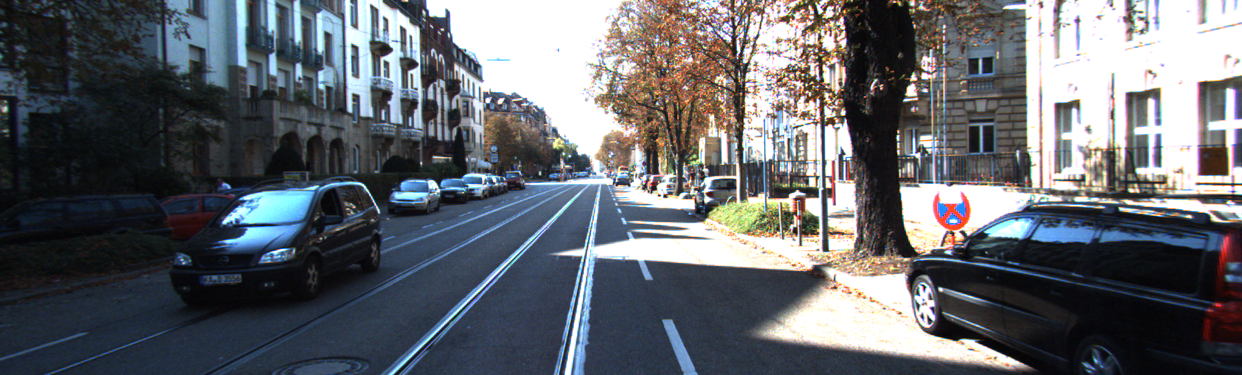
#> input picture 计算机视觉实践-实验5/left.png, 1242 x 375 px
$ jupyter execute StereoMatching.ipynb   (older library calls are emulated)
#> lines starting #> are read from the running program, lines starting #| are printed output that depends on the picture
[cell 1]
import cv2
import numpy as np
import matplotlib.pyplot as plt

[cell 2]
# 读取左右图像
img_left = cv2.imread('left.png', cv2.IMREAD_GRAYSCALE)
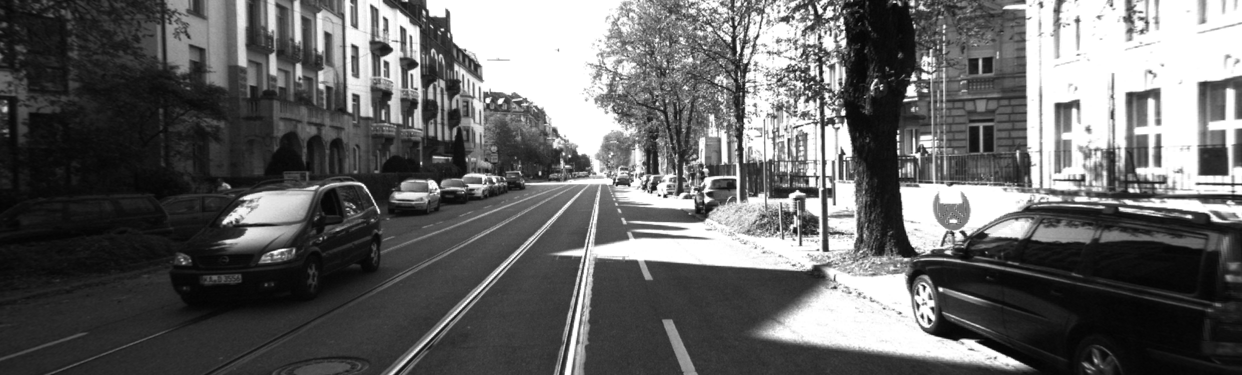
#> img_left: shape (375, 1242); min 3, max 255, mean 101.3
img_right = cv2.imread('right.png', cv2.IMREAD_GRAYSCALE)
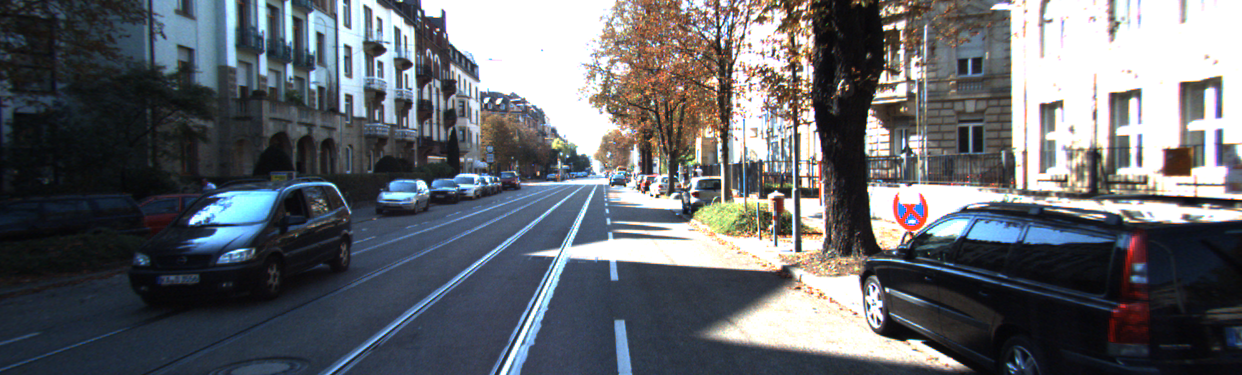
#> input picture 计算机视觉实践-实验5/right.png, 1242 x 375 px
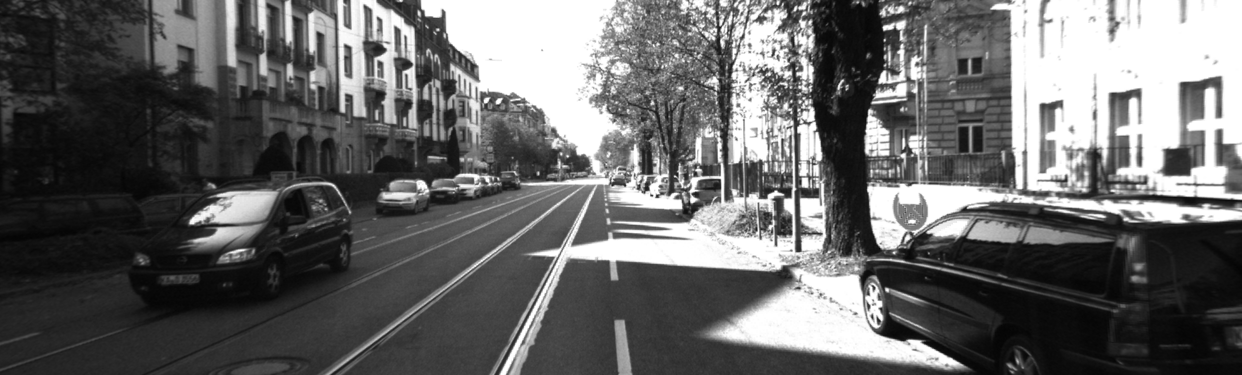
#> img_right: shape (375, 1242); min 4, max 255, mean 102.5

# 设置SGBM参数
min_disparity = 0
num_disparities = 16 * 7  # 必须是16的倍数
block_size = 3

# 创建立体匹配器对象
stereo = cv2.StereoSGBM_create(minDisparity=min_disparity,
                               numDisparities=num_disparities,
                               blockSize=block_size,
                               P1=8 * 3 * block_size ** 2,
                               P2=32 * 3 * block_size ** 2,
                               disp12MaxDiff=1,
                               uniquenessRatio=15,
                               speckleWindowSize=100,
                               speckleRange=32)

# 计算视差图
disparity = stereo.compute(img_left, img_right).astype(np.float32) / 16.0
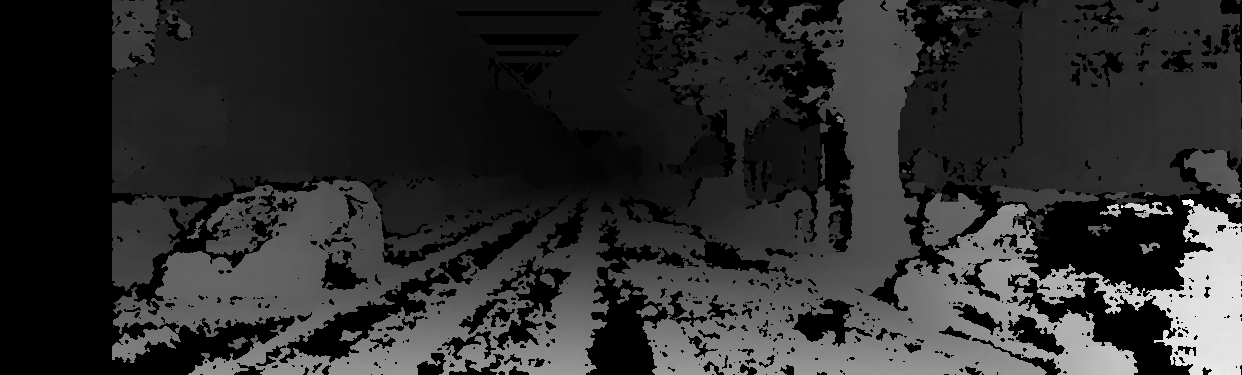
#> disparity: shape (375, 1242) float32; min -1, max 107.3, mean 18.4; drawn with min black and max white

# 计算视差图的局部平滑度
sobelx = cv2.Sobel(disparity, cv2.CV_64F, 1, 0, ksize=5)
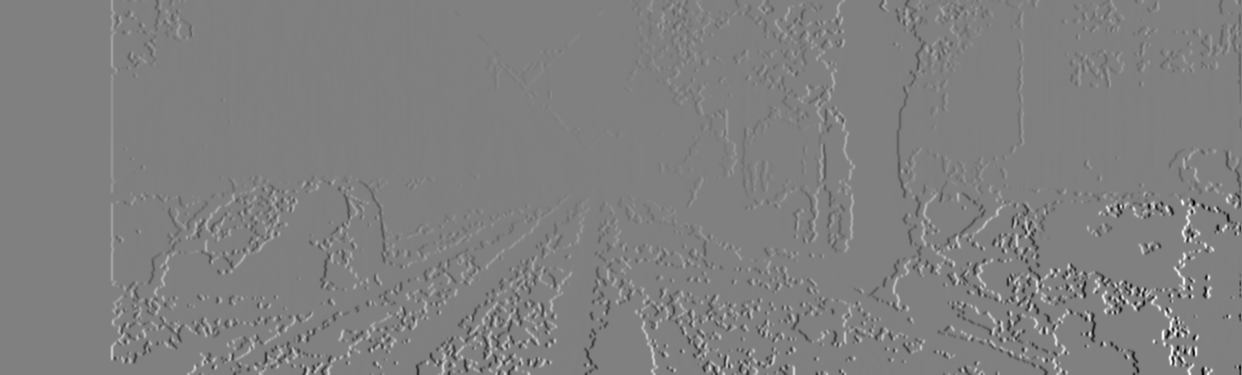
#> sobelx: shape (375, 1242) float64; min -5092.8, max 5046.7, mean 4.2; drawn with min black and max white
sobely = cv2.Sobel(disparity, cv2.CV_64F, 0, 1, ksize=5)
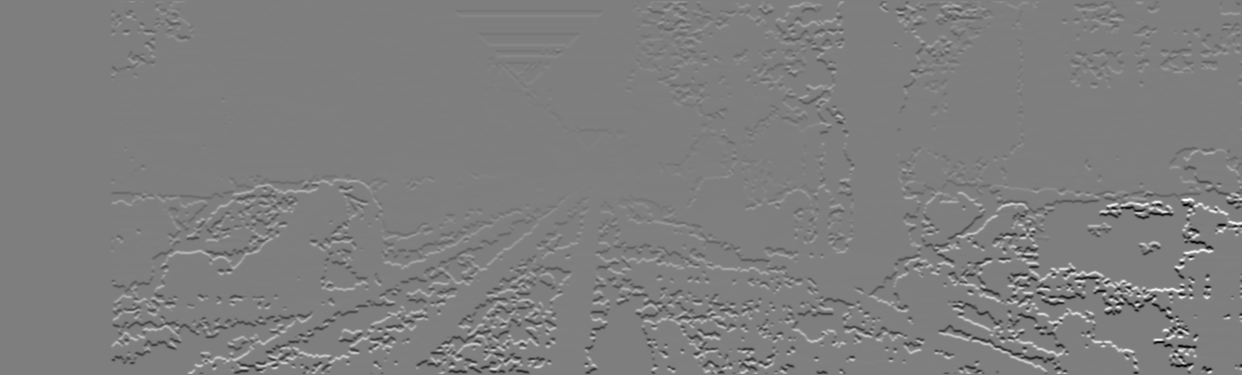
#> sobely: shape (375, 1242) float64; min -5054.2, max 5098.9, mean 10.1; drawn with min black and max white
smoothness_map = np.sqrt(sobelx**2 + sobely**2)
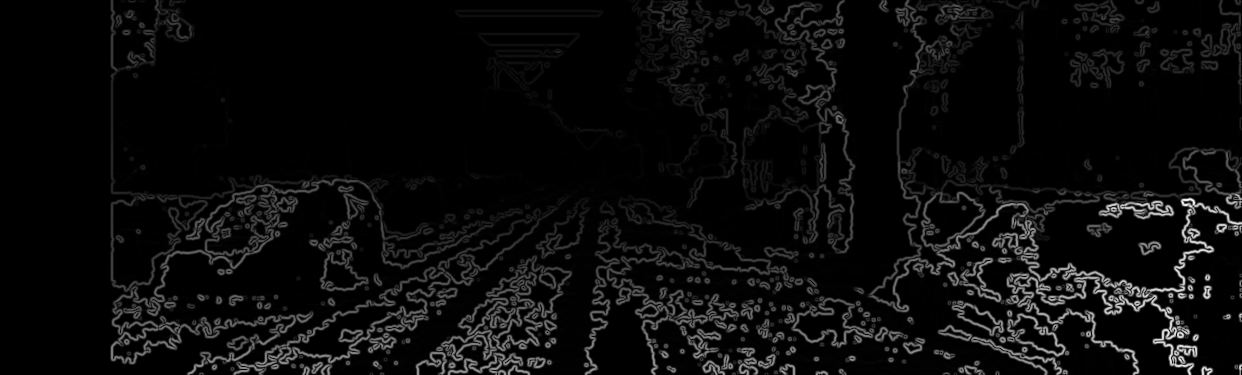
#> smoothness_map: shape (375, 1242) float64; min 0, max 5437.9, mean 259.8; drawn with min black and max white

# 归一化平滑度图以便于显示
smoothness_normalized = cv2.normalize(smoothness_map, None, alpha=0, beta=255, norm_type=cv2.NORM_MINMAX)
smoothness_normalized = np.uint8(smoothness_normalized)

# 归一化视差图以便于显示
disparity_normalized = cv2.normalize(disparity, None, alpha=0, beta=255, norm_type=cv2.NORM_MINMAX)
disparity_normalized = np.uint8(disparity_normalized)

[cell 3]
# 可视化视差图和平滑度图
plt.subplot(1, 2, 1)
plt.imshow(disparity_normalized, cmap='gray')
plt.title('Disparity Map')
plt.axis('off')

plt.subplot(1, 2, 2)
plt.imshow(smoothness_normalized, cmap='hot')
plt.title('Smoothness Map')
plt.axis('off')

plt.show()
